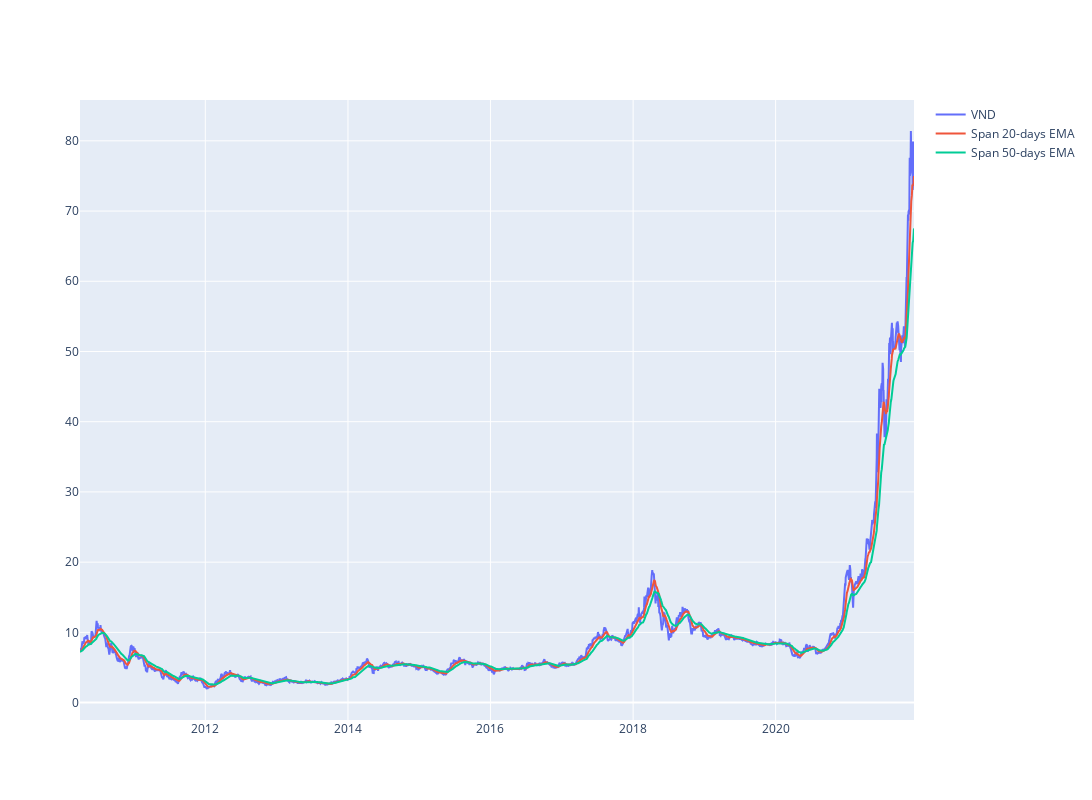

Here is the notebook cell this chart was saved with:
### Code cell
#plot linechart for stock price
short_rolling = df['<Close>'].rolling(window=20).mean()

ema_long = df['<Close>'].ewm(span=50, adjust=False).mean()
ema_short = df['<Close>'].ewm(span=20, adjust=False).mean()
line_price = df['<Close>']
fig = go.Figure()
#px.line(df_hpg, x='datetime', y='<Close>', labels={'x':'Date', 'y':'Price'})
fig.update_layout(  autosize=False,   width=1200,    height=800)
fig.add_trace(go.Scatter(x=df.datetime, y=line_price, 
                        mode='lines', name=stock))

fig.add_trace(go.Scatter(x=df.datetime, y=ema_short, 
                        mode='lines', name='Span 20-days EMA'))

fig.add_trace(go.Scatter(x=df.datetime, y=ema_long, 
                        mode='lines', name='Span 50-days EMA'))

### Figure 1 — Plotly figure (JSON) as saved in the notebook; plotly's stock layout.template omitted (floating-point values rounded to 4 significant figures; data arrays with more than 128 entries replaced by an {"elided": "..."} marker saying what was removed)
{"data": [{"mode": "lines", "name": "VND", "type": "scatter", "x": {"elided": "2923 str values"}, "y": {"elided": "2923 float values"}}, {"mode": "lines", "name": "Span 20-days EMA", "type": "scatter", "x": {"elided": "2923 str values"}, "y": {"elided": "2923 float values"}}, {"mode": "lines", "name": "Span 50-days EMA", "type": "scatter", "x": {"elided": "2923 str values"}, "y": {"elided": "2923 float values"}}], "layout": {"autosize": false, "height": 800, "width": 1200}}
